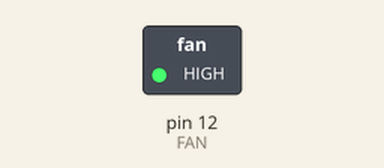
Simulated run of this sketch. Board: Arduino Uno, built for the host (arithmetic inside an expression is 32-bit, double 64-bit). Shown: switched loads named in the sketch (green lamp = pin HIGH).

Above: at 2.5 s.
At 6.5 s:
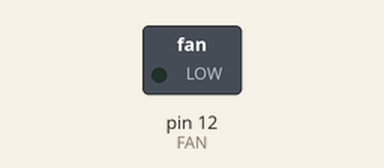
Timing chart, 0 to 10.4 s (numbered marks = the images above):
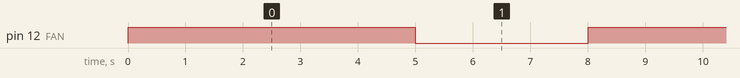

Measured:
- by itself, pin 12 (FAN): alternates HIGH for 5.0 s and LOW for 3.0 s

The sketch:

main_timer1.ino
```cpp
#include <Timer.h>      // Include the Timer library
Timer t;                // Create a Timer object
#define FAN 12          // The LED (or fan) is connected to pin 12
void setup() {
  pinMode(FAN, OUTPUT);       // Set pin 12 as output
  digitalWrite(FAN, LOW);     // Make sure LED/FAN starts OFF
  startCycle();                // Start the ON/OFF cycle
}
void loop() {
  t.update();                  // Keep updating the Timer (important!)
}
// Function to start the ON/OFF cycle
void startCycle() {
  t.after(0, turnFanOn);       // Turn ON immediately
  t.after(5000, turnFanOff);   // Turn OFF after 5 seconds
  t.after(8000, startCycle);   // Restart the cycle after 8 seconds
}
// Function to turn the fan (or LED) ON
void turnFanOn() {
  digitalWrite(FAN, HIGH);     // LED/FAN ON
}
// Function to turn the fan (or LED) OFF
void turnFanOff() {
  digitalWrite(FAN, LOW);      // LED/FAN OFF
}
```
